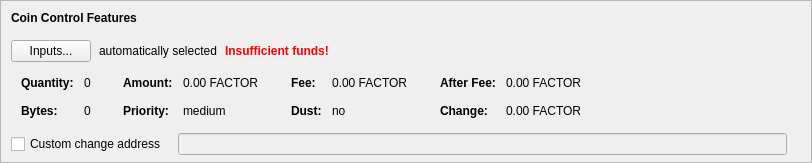
    <widget class="QFrame" name="frameCoinControl">
     <property name="sizePolicy">
      <sizepolicy hsizetype="Expanding" vsizetype="Expanding">
       <horstretch>0</horstretch>
       <verstretch>0</verstretch>
      </sizepolicy>
     </property>
     <property name="maximumSize">
      <size>
       <width>16777215</width>
       <height>16777215</height>
      </size>
     </property>
     <property name="frameShape">
      <enum>QFrame::StyledPanel</enum>
     </property>
     <property name="frameShadow">
      <enum>QFrame::Sunken</enum>
     </property>
     <layout class="QVBoxLayout" name="verticalLayoutCoinControl2">
      <property name="spacing">
       <number>0</number>
      </property>
      <property name="leftMargin">
       <number>0</number>
      </property>
      <property name="topMargin">
       <number>0</number>
      </property>
      <property name="rightMargin">
       <number>0</number>
      </property>
      <property name="bottomMargin">
       <number>6</number>
      </property>
      <item>
       <layout class="QVBoxLayout" name="verticalLayoutCoinControl" stretch="0,0,0,0,1">
        <property name="spacing">
         <number>0</number>
        </property>
        <property name="leftMargin">
         <number>10</number>
        </property>
        <property name="topMargin">
         <number>10</number>
        </property>
        <item>
         <layout class="QHBoxLayout" name="horizontalLayoutCoinControl1">
          <property name="bottomMargin">
           <number>15</number>
          </property>
          <item>
           <widget class="QLabel" name="labelCoinControlFeatures">
            <property name="sizePolicy">
             <sizepolicy hsizetype="Preferred" vsizetype="Maximum">
              <horstretch>0</horstretch>
              <verstretch>0</verstretch>
             </sizepolicy>
            </property>
            <property name="font">
             <font>
              <weight>75</weight>
              <bold>true</bold>
             </font>
            </property>
            <property name="styleSheet">
             <string notr="true">font-weight:bold;</string>
            </property>
            <property name="text">
             <string>Coin Control Features</string>
            </property>
           </widget>
          </item>
         </layout>
        </item>
        <item>
         <layout class="QHBoxLayout" name="horizontalLayoutCoinControl2" stretch="0,0,0,0">
          <property name="spacing">
           <number>8</number>
          </property>
          <property name="bottomMargin">
           <number>10</number>
          </property>
          <item>
           <widget class="QPushButton" name="pushButtonCoinControl">
            <property name="styleSheet">
             <string notr="true"/>
            </property>
            <property name="text">
             <string>Inputs...</string>
            </property>
            <property name="autoDefault">
             <bool>false</bool>
            </property>
           </widget>
          </item>
          <item>
           <widget class="QLabel" name="labelCoinControlAutomaticallySelected">
            <property name="text">
             <string>automatically selected</string>
            </property>
            <property name="margin">
             <number>5</number>
            </property>
           </widget>
          </item>
          <item>
           <widget class="QLabel" name="labelCoinControlInsuffFunds">
            <property name="font">
             <font>
              <weight>75</weight>
              <bold>true</bold>
             </font>
            </property>
            <property name="styleSheet">
             <string notr="true">color:red;font-weight:bold;</string>
            </property>
            <property name="text">
             <string>Insufficient funds!</string>
            </property>
            <property name="margin">
             <number>5</number>
            </property>
           </widget>
          </item>
          <item>
           <spacer name="horizontalSpacerCoinControl">
            <property name="orientation">
             <enum>Qt::Horizontal</enum>
            </property>
            <property name="sizeHint" stdset="0">
             <size>
              <width>40</width>
              <height>1</height>
             </size>
            </property>
           </spacer>
          </item>
         </layout>
        </item>
        <item>
         <widget class="QWidget" name="widgetCoinControl" native="true">
          <property name="sizePolicy">
           <sizepolicy hsizetype="Preferred" vsizetype="Preferred">
            <horstretch>0</horstretch>
            <verstretch>0</verstretch>
           </sizepolicy>
          </property>
          <property name="minimumSize">
           <size>
            <width>0</width>
            <height>0</height>
           </size>
          </property>
          <property name="styleSheet">
           <string notr="true"/>
          </property>
          <layout class="QHBoxLayout" name="horizontalLayoutCoinControl5">
           <property name="leftMargin">
            <number>0</number>
           </property>
           <property name="topMargin">
            <number>0</number>
           </property>
           <property name="rightMargin">
            <number>0</number>
           </property>
           <property name="bottomMargin">
            <number>0</number>
           </property>
           <item>
            <layout class="QHBoxLayout" name="horizontalLayoutCoinControl3" stretch="0,0,0,1">
             <property name="spacing">
              <number>20</number>
             </property>
             <property name="topMargin">
              <number>0</number>
             </property>
             <property name="bottomMargin">
              <number>10</number>
             </property>
             <item>
              <layout class="QFormLayout" name="formLayoutCoinControl1">
               <property name="horizontalSpacing">
                <number>10</number>
               </property>
               <property name="verticalSpacing">
                <number>14</number>
               </property>
               <property name="leftMargin">
                <number>10</number>
               </property>
               <property name="topMargin">
                <number>4</number>
               </property>
               <property name="rightMargin">
                <number>6</number>
               </property>
               <item row="0" column="0">
                <widget class="QLabel" name="labelCoinControlQuantityText">
                 <property name="font">
                  <font>
                   <weight>75</weight>
                   <bold>true</bold>
                  </font>
                 </property>
                 <property name="text">
                  <string>Quantity:</string>
                 </property>
                 <property name="margin">
                  <number>0</number>
                 </property>
                </widget>
               </item>
               <item row="0" column="1">
                <widget class="QLabel" name="labelCoinControlQuantity">
                 <property name="cursor">
                  <cursorShape>IBeamCursor</cursorShape>
                 </property>
                 <property name="contextMenuPolicy">
                  <enum>Qt::ActionsContextMenu</enum>
                 </property>
                 <property name="text">
                  <string notr="true">0</string>
                 </property>
                 <property name="margin">
                  <number>0</number>
                 </property>
                 <property name="textInteractionFlags">
                  <set>Qt::LinksAccessibleByMouse|Qt::TextSelectableByKeyboard|Qt::TextSelectableByMouse</set>
                 </property>
                </widget>
               </item>
               <item row="1" column="0">
                <widget class="QLabel" name="labelCoinControlBytesText">
                 <property name="font">
                  <font>
                   <weight>75</weight>
                   <bold>true</bold>
                  </font>
                 </property>
                 <property name="text">
                  <string>Bytes:</string>
                 </property>
                </widget>
               </item>
               <item row="1" column="1">
                <widget class="QLabel" name="labelCoinControlBytes">
                 <property name="cursor">
                  <cursorShape>IBeamCursor</cursorShape>
                 </property>
                 <property name="contextMenuPolicy">
                  <enum>Qt::ActionsContextMenu</enum>
                 </property>
                 <property name="text">
                  <string notr="true">0</string>
                 </property>
                 <property name="textInteractionFlags">
                  <set>Qt::LinksAccessibleByMouse|Qt::TextSelectableByKeyboard|Qt::TextSelectableByMouse</set>
                 </property>
                </widget>
               </item>
              </layout>
             </item>
             <item>
              <layout class="QFormLayout" name="formLayoutCoinControl2">
               <property name="horizontalSpacing">
                <number>10</number>
               </property>
               <property name="verticalSpacing">
                <number>14</number>
               </property>
               <property name="leftMargin">
                <number>6</number>
               </property>
               <property name="topMargin">
                <number>4</number>
               </property>
               <property name="rightMargin">
                <number>6</number>
               </property>
               <item row="0" column="0">
                <widget class="QLabel" name="labelCoinControlAmountText">
                 <property name="font">
                  <font>
                   <weight>75</weight>
                   <bold>true</bold>
                  </font>
                 </property>
                 <property name="text">
                  <string>Amount:</string>
                 </property>
                 <property name="margin">
                  <number>0</number>
                 </property>
                </widget>
               </item>
               <item row="0" column="1">
                <widget class="QLabel" name="labelCoinControlAmount">
                 <property name="cursor">
                  <cursorShape>IBeamCursor</cursorShape>
                 </property>
                 <property name="contextMenuPolicy">
                  <enum>Qt::ActionsContextMenu</enum>
                 </property>
                 <property name="text">
                  <string notr="true">0.00 FACTOR</string>
                 </property>
                 <property name="textInteractionFlags">
                  <set>Qt::LinksAccessibleByMouse|Qt::TextSelectableByKeyboard|Qt::TextSelectableByMouse</set>
                 </property>
                </widget>
               </item>
               <item row="1" column="0">
                <widget class="QLabel" name="labelCoinControlPriorityText">
                 <property name="font">
                  <font>
                   <weight>75</weight>
                   <bold>true</bold>
                  </font>
                 </property>
                 <property name="text">
                  <string>Priority:</string>
                 </property>
                </widget>
               </item>
               <item row="1" column="1">
                <widget class="QLabel" name="labelCoinControlPriority">
                 <property name="cursor">
                  <cursorShape>IBeamCursor</cursorShape>
                 </property>
                 <property name="contextMenuPolicy">
                  <enum>Qt::ActionsContextMenu</enum>
                 </property>
                 <property name="text">
                  <string>medium</string>
                 </property>
                 <property name="textInteractionFlags">
                  <set>Qt::LinksAccessibleByMouse|Qt::TextSelectableByKeyboard|Qt::TextSelectableByMouse</set>
                 </property>
                </widget>
               </item>
              </layout>
             </item>
             <item>
              <layout class="QFormLayout" name="formLayoutCoinControl3">
               <property name="horizontalSpacing">
                <number>10</number>
               </property>
               <property name="verticalSpacing">
                <number>14</number>
               </property>
               <property name="leftMargin">
                <number>6</number>
               </property>
               <property name="topMargin">
                <number>4</number>
               </property>
               <property name="rightMargin">
                <number>6</number>
               </property>
               <item row="0" column="0">
                <widget class="QLabel" name="labelCoinControlFeeText">
                 <property name="font">
                  <font>
                   <weight>75</weight>
                   <bold>true</bold>
                  </font>
                 </property>
                 <property name="text">
                  <string>Fee:</string>
                 </property>
                 <property name="margin">
                  <number>0</number>
                 </property>
                </widget>
               </item>
               <item row="0" column="1">
                <widget class="QLabel" name="labelCoinControlFee">
                 <property name="cursor">
                  <cursorShape>IBeamCursor</cursorShape>
                 </property>
                 <property name="contextMenuPolicy">
                  <enum>Qt::ActionsContextMenu</enum>
                 </property>
                 <property name="text">
                  <string notr="true">0.00 FACTOR</string>
                 </property>
                 <property name="textInteractionFlags">
                  <set>Qt::LinksAccessibleByMouse|Qt::TextSelectableByKeyboard|Qt::TextSelectableByMouse</set>
                 </property>
                </widget>
               </item>
               <item row="1" column="0">
                <widget class="QLabel" name="labelCoinControlLowOutputText">
                 <property name="font">
                  <font>
                   <weight>75</weight>
                   <bold>true</bold>
                  </font>
                 </property>
                 <property name="text">
                  <string>Dust:</string>
                 </property>
                </widget>
               </item>
               <item row="1" column="1">
                <widget class="QLabel" name="labelCoinControlLowOutput">
                 <property name="cursor">
                  <cursorShape>IBeamCursor</cursorShape>
                 </property>
                 <property name="contextMenuPolicy">
                  <enum>Qt::ActionsContextMenu</enum>
                 </property>
                 <property name="text">
                  <string>no</string>
                 </property>
                 <property name="textInteractionFlags">
                  <set>Qt::LinksAccessibleByMouse|Qt::TextSelectableByKeyboard|Qt::TextSelectableByMouse</set>
                 </property>
                </widget>
               </item>
              </layout>
             </item>
             <item>
              <layout class="QFormLayout" name="formLayoutCoinControl4">
               <property name="horizontalSpacing">
                <number>10</number>
               </property>
               <property name="verticalSpacing">
                <number>14</number>
               </property>
               <property name="leftMargin">
                <number>6</number>
               </property>
               <property name="topMargin">
                <number>4</number>
               </property>
               <property name="rightMargin">
                <number>6</number>
               </property>
               <item row="0" column="0">
                <widget class="QLabel" name="labelCoinControlAfterFeeText">
                 <property name="font">
                  <font>
                   <weight>75</weight>
                   <bold>true</bold>
                  </font>
                 </property>
                 <property name="text">
                  <string>After Fee:</string>
                 </property>
                 <property name="margin">
                  <number>0</number>
                 </property>
                </widget>
               </item>
               <item row="0" column="1">
                <widget class="QLabel" name="labelCoinControlAfterFee">
                 <property name="cursor">
                  <cursorShape>IBeamCursor</cursorShape>
                 </property>
                 <property name="contextMenuPolicy">
                  <enum>Qt::ActionsContextMenu</enum>
                 </property>
                 <property name="text">
                  <string notr="true">0.00 FACTOR</string>
                 </property>
                 <property name="textInteractionFlags">
                  <set>Qt::LinksAccessibleByMouse|Qt::TextSelectableByKeyboard|Qt::TextSelectableByMouse</set>
                 </property>
                </widget>
               </item>
               <item row="1" column="0">
                <widget class="QLabel" name="labelCoinControlChangeText">
                 <property name="font">
                  <font>
                   <weight>75</weight>
                   <bold>true</bold>
                  </font>
                 </property>
                 <property name="text">
                  <string>Change:</string>
                 </property>
                </widget>
               </item>
               <item row="1" column="1">
                <widget class="QLabel" name="labelCoinControlChange">
                 <property name="cursor">
                  <cursorShape>IBeamCursor</cursorShape>
                 </property>
                 <property name="contextMenuPolicy">
                  <enum>Qt::ActionsContextMenu</enum>
                 </property>
                 <property name="text">
                  <string notr="true">0.00 FACTOR</string>
                 </property>
                 <property name="textInteractionFlags">
                  <set>Qt::LinksAccessibleByMouse|Qt::TextSelectableByKeyboard|Qt::TextSelectableByMouse</set>
                 </property>
                </widget>
               </item>
              </layout>
             </item>
            </layout>
           </item>
          </layout>
         </widget>
        </item>
        <item>
         <layout class="QHBoxLayout" name="horizontalLayoutCoinControl4" stretch="0,0,0">
          <property name="spacing">
           <number>12</number>
          </property>
          <property name="sizeConstraint">
           <enum>QLayout::SetDefaultConstraint</enum>
          </property>
          <property name="topMargin">
           <number>5</number>
          </property>
          <property name="rightMargin">
           <number>5</number>
          </property>
          <item>
           <widget class="QCheckBox" name="checkBoxCoinControlChange">
            <property name="toolTip">
             <string>If this is activated, but the change address is empty or invalid, change will be sent to a newly generated address.</string>
            </property>
            <property name="text">
             <string>Custom change address</string>
            </property>
           </widget>
          </item>
          <item>
           <widget class="QValidatedLineEdit" name="lineEditCoinControlChange">
            <property name="enabled">
             <bool>false</bool>
            </property>
            <property name="sizePolicy">
             <sizepolicy hsizetype="Expanding" vsizetype="Fixed">
              <horstretch>0</horstretch>
              <verstretch>0</verstretch>
             </sizepolicy>
            </property>
           </widget>
          </item>
          <item>
           <widget class="QLabel" name="labelCoinControlChangeLabel">
            <property name="sizePolicy">
             <sizepolicy hsizetype="Preferred" vsizetype="Expanding">
              <horstretch>0</horstretch>
              <verstretch>0</verstretch>
             </sizepolicy>
            </property>
            <property name="minimumSize">
             <size>
              <width>0</width>
              <height>0</height>
             </size>
            </property>
            <property name="text">
             <string/>
            </property>
            <property name="margin">
             <number>3</number>
            </property>
           </widget>
          </item>
         </layout>
        </item>
        <item>
         <spacer name="verticalSpacerCoinControl">
          <property name="orientation">
           <enum>Qt::Vertical</enum>
          </property>
          <property name="sizeHint" stdset="0">
           <size>
            <width>800</width>
            <height>1</height>
           </size>
          </property>
         </spacer>
        </item>
       </layout>
      </item>
     </layout>
    </widget>
